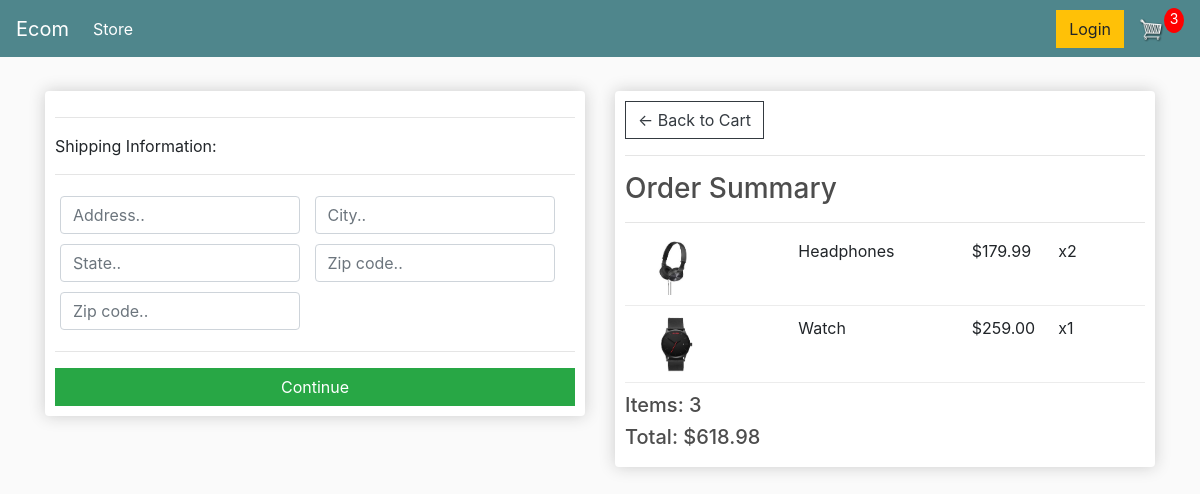
The page /checkout/ (signed in) on the database as committed earlier.
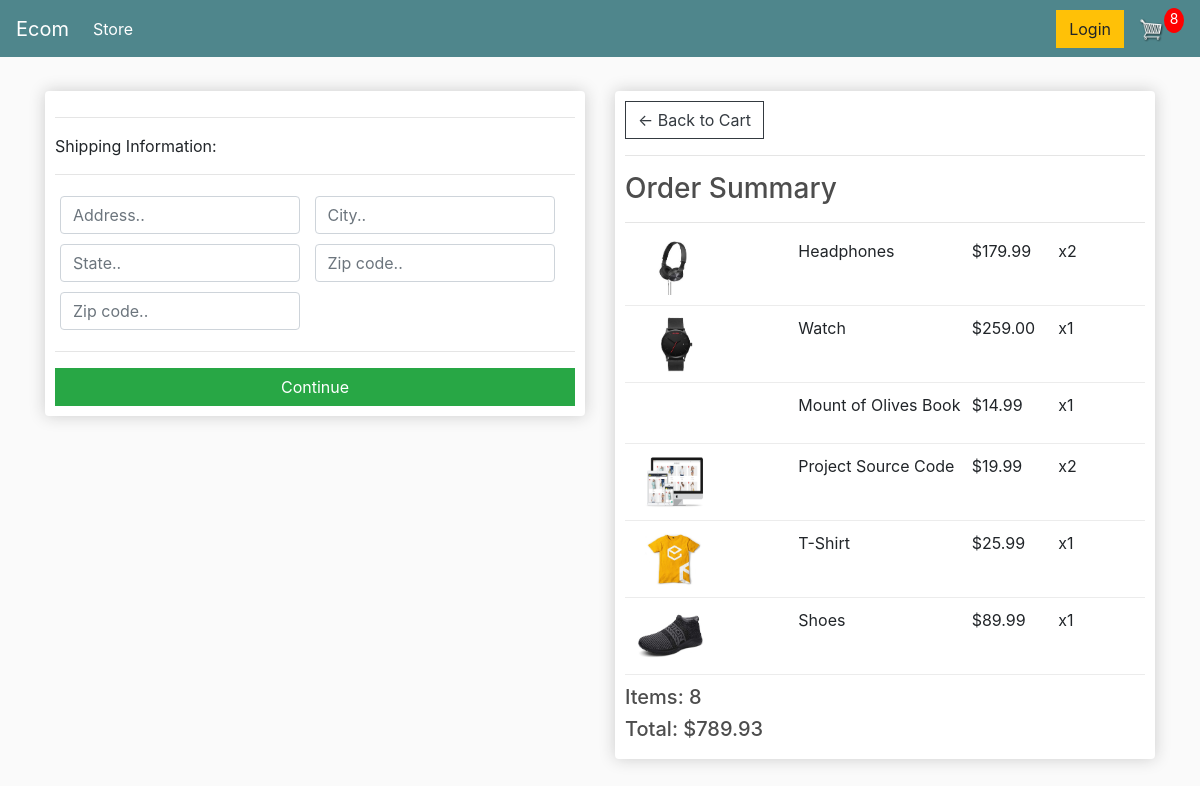
The same page on the database as committed later.
### store/models.py (models this page shows, shortened)
class OrderItem(models.Model):
    product = models.ForeignKey(Product, on_delete=models.SET_NULL, null=True)
    order = models.ForeignKey(Order, on_delete=models.SET_NULL, null=True)
    quantity = models.IntegerField(default=0, null=True, blank=True)
    date_added = models.DateTimeField(auto_now_add=True)
    @property
    def get_total(self):
        total = self.product.price * self.quantity
        return total

class Product(models.Model):
    name = models.CharField(max_length=200)
    price = models.DecimalField(max_digits=7, decimal_places=2)
    digital = models.BooleanField(default=False, null=True, blank=True)
    image = models.ImageField(null=True, blank=True)
    @property
    def imageURL(self):
        try:
            url = self.image.url
        except:
            url = ''
        return url

class Order(models.Model):
    customer = models.ForeignKey(Customer, on_delete=models.SET_NULL, null=True, blank=True)
    date_ordered = models.DateTimeField(auto_now_add=True)
    complete = models.BooleanField(default=False)
    transaction_id = models.CharField(max_length=100, null=True)
    @property
    def shipping(self):
        shipping = False
        orderitems = self.orderitem_set.all()
        for i in orderitems:
            if i.product.digital == False:
                shipping = True
        return shipping
    @property
    def get_cart_total(self):
        orderitems = self.orderitem_set.all()
        total = sum([item.get_total for item in orderitems])
        return total
    @property
    def get_cart_items(self):
        orderitems = self.orderitem_set.all()
        total = sum([item.quantity for item in orderitems])
        return total

### store/views.py (the view)
# urls.py: path('checkout/', views.checkout, name="checkout"),
def checkout(request):
    if request.user.is_authenticated:
        customer = request.user.customer
        order, created = Order.objects.get_or_create(customer=customer, complete=False)
        items = order.orderitem_set.all()
        cartItems = order.get_cart_items
    else:
        items = []
        order = {'get_cart_total': 0, 'get_cart_items': 0, 'shipping': False}
        cartItems = order['get_cart_items']
    context = {'items': items, 'order': order, 'cartItems': cartItems}
    return render(request, 'store/checkout.html', context)

### store/templates/store/checkout.html (shortened to what this page needs)
{% extends 'store/main.html' %}
{% load static %}
{% block content %}
<div class="row">
    <div class="col-lg-6">
        <div class="box-element" id="form-wrapper">
            <form id="form">
                <div id="shipping-info">
                    <hr>
                    <p>Shipping Information:</p>
                    <hr>
                    <div class="form-field">
                        <input class="form-control" type="text" name="address" placeholder="Address..">
                    </div>
                    <div class="form-field">
                        <input class="form-control" type="text" name="city" placeholder="City..">
                    </div>
                    <div class="form-field">
                        <input class="form-control" type="text" name="state" placeholder="State..">
                    </div>
                    <div class="form-field">
                        <input class="form-control" type="text" name="zipcode" placeholder="Zip code..">
                    </div>
                    <div class="form-field">
                        <input class="form-control" type="text" name="country" placeholder="Zip code..">
                    </div>
                </div>
                <hr>
                <input id="form-button" class="btn btn-success btn-block" type="submit" value="Continue">
            </form>
        </div>
        <br>
    </div>
    <div class="col-lg-6">
        <div class="box-element">
            <a class="btn btn-outline-dark" href="{% url 'cart' %}">&#x2190; Back to Cart</a>
            <hr>
            <h3>Order Summary</h3>
            <hr>
            {% for item in items %}
            <div class="cart-row">
                <div style="flex:2"><img class="row-image" src="{{item.product.imageURL}}"></div>
                <div style="flex:2"><p>{{item.product.name}}</p></div>
                <div style="flex:1"><p>${{item.product.price|floatformat:2}}</p></div>
                <div style="flex:1"><p>x{{item.quantity}}</p></div>
            </div>
            {% endfor %}
            <h5>Items: {{order.get_cart_items}}</h5>
            <h5>Total: ${{order.get_cart_total|floatformat:2}}</h5>
        </div>
    </div>
</div>
{% endblock content %}

Rows that differ between the two databases and show on the page:
added OrderItem: product.name "Mount of Olives Book", product.price "14.99", quantity "1"
added OrderItem: product.imageURL (picture), product.name "Project Source Code", product.price "19.99", quantity "2"
added OrderItem: product.imageURL (picture), product.name "T-Shirt", product.price "25.99", quantity "1"
added OrderItem: product.imageURL (picture), product.name "Shoes", product.price "89.99", quantity "1"
computed for Order: get_cart_items "3" → "8"; get_cart_total "618.98" → "789.93"
Other text that changed with them:
{{ cartItems }}: "3" → "8"
